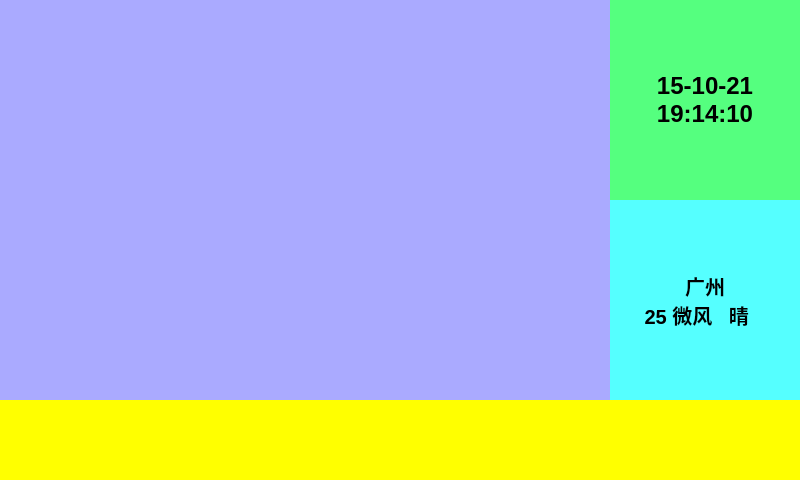
<?xml version="1.0" encoding="UTF-8"?>
<ui version="4.0">
 <class>AdClient</class>
 <widget class="QMainWindow" name="AdClient">
  <property name="geometry">
   <rect>
    <x>0</x>
    <y>0</y>
    <width>800</width>
    <height>480</height>
   </rect>
  </property>
  <property name="minimumSize">
   <size>
    <width>800</width>
    <height>480</height>
   </size>
  </property>
  <property name="maximumSize">
   <size>
    <width>800</width>
    <height>480</height>
   </size>
  </property>
  <property name="windowTitle">
   <string>AdClient</string>
  </property>
  <widget class="QWidget" name="centralWidget">
   <layout class="QGridLayout" name="gridLayout">
    <property name="leftMargin">
     <number>0</number>
    </property>
    <property name="topMargin">
     <number>0</number>
    </property>
    <property name="rightMargin">
     <number>0</number>
    </property>
    <property name="bottomMargin">
     <number>0</number>
    </property>
    <property name="spacing">
     <number>0</number>
    </property>
    <item row="0" column="0">
     <layout class="QVBoxLayout" name="verticalLayout_2">
      <property name="spacing">
       <number>0</number>
      </property>
      <item>
       <layout class="QHBoxLayout" name="horizontalLayout">
        <property name="spacing">
         <number>0</number>
        </property>
        <item>
         <widget class="QLabel" name="video_lb">
          <property name="minimumSize">
           <size>
            <width>610</width>
            <height>0</height>
           </size>
          </property>
          <property name="font">
           <font>
            <pointsize>16</pointsize>
           </font>
          </property>
          <property name="styleSheet">
           <string notr="true">background-color: rgb(170, 170, 255);</string>
          </property>
          <property name="text">
           <string/>
          </property>
          <property name="alignment">
           <set>Qt::AlignCenter</set>
          </property>
         </widget>
        </item>
        <item>
         <layout class="QVBoxLayout" name="verticalLayout">
          <property name="spacing">
           <number>0</number>
          </property>
          <item>
           <widget class="QLabel" name="date_lb">
            <property name="font">
             <font>
              <pointsize>18</pointsize>
              <weight>75</weight>
              <bold>true</bold>
             </font>
            </property>
            <property name="styleSheet">
             <string notr="true">background-color: rgb(85, 255, 127);</string>
            </property>
            <property name="text">
             <string>15-10-21
19:14:10</string>
            </property>
            <property name="alignment">
             <set>Qt::AlignCenter</set>
            </property>
           </widget>
          </item>
          <item>
           <widget class="QLabel" name="weather_lb">
            <property name="font">
             <font>
              <pointsize>15</pointsize>
              <weight>75</weight>
              <bold>true</bold>
             </font>
            </property>
            <property name="styleSheet">
             <string notr="true">background-color: rgb(85, 255, 255);</string>
            </property>
            <property name="text">
             <string>广州
 25 微风   晴    </string>
            </property>
            <property name="alignment">
             <set>Qt::AlignCenter</set>
            </property>
           </widget>
          </item>
         </layout>
        </item>
       </layout>
      </item>
      <item>
       <widget class="QLabel" name="msg_lb">
        <property name="maximumSize">
         <size>
          <width>16777215</width>
          <height>80</height>
         </size>
        </property>
        <property name="styleSheet">
         <string notr="true">background-color: rgb(255, 255, 0);</string>
        </property>
        <property name="text">
         <string/>
        </property>
       </widget>
      </item>
     </layout>
    </item>
   </layout>
  </widget>
 </widget>
 <layoutdefault spacing="6" margin="11"/>
 <resources/>
 <connections/>
</ui>
